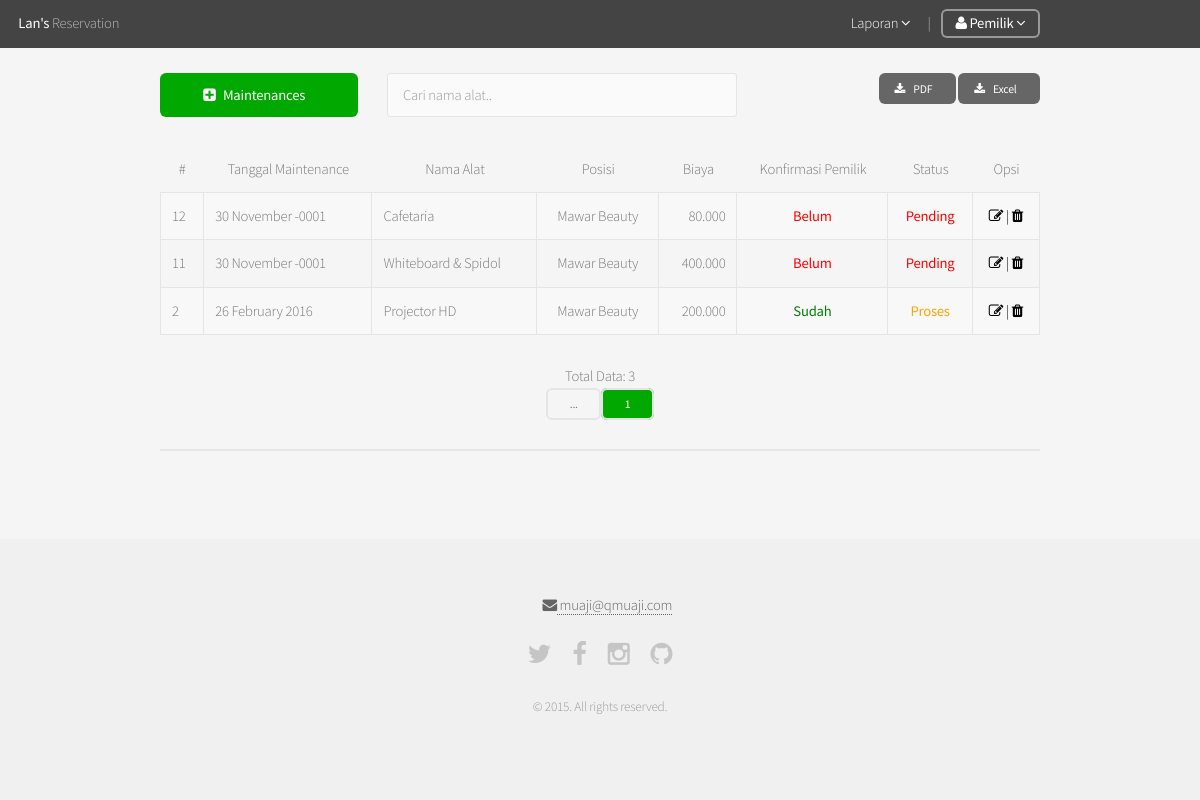
Screenshot of /a_maintenances.php (signed in) with the database file from the repository.
### tables this page shows
CREATE TABLE `equips` (
  `eq_id` int(10) UNSIGNED NOT NULL,
  `studio_id` bigint(20) UNSIGNED NOT NULL,
  `name` char(50) NOT NULL,
  `deskripsi` text NOT NULL,
  `tgl_beli` date NOT NULL,
  `status` enum('Baik','Kurang Baik','Rusak') NOT NULL DEFAULT 'Baik'
);

CREATE TABLE `maintenances` (
  `maint_id` int(10) UNSIGNED NOT NULL,
  `eq_id` int(10) UNSIGNED NOT NULL,
  `tgl_maint` date NOT NULL,
  `biaya_maint` int(11) NOT NULL,
  `konfirm` tinyint(2) NOT NULL DEFAULT '0',
  `status` tinyint(2) UNSIGNED NOT NULL DEFAULT '0',
  `keterangan` text
);

CREATE TABLE `studios` (
  `studio_id` bigint(20) UNSIGNED NOT NULL,
  `name` varchar(50) NOT NULL,
  `price` int(11) NOT NULL,
  `description` text NOT NULL,
  `img` varchar(128) NOT NULL
);

### core/functions/general.php (called while the page is built, shortened)
<?php
function rupiah($angka) {
    return number_format($angka,0,',','.');
}

### a_maintenances.php (the view, shortened to what this page needs)
<?php
include 'includes/_header.php';
$showPage 	= '';
$batas		= 10;
if (isset($_GET['page'])) $noPage = $_GET['page'];
	else $noPage = 1;
$offset=($noPage - 1) * $batas;
if(isset($_POST['cari'])){
  	$cari 		= trim($_POST['cari']);
	$maintData = mysql_query("SELECT maintenances.*, equips.name, maintenances.status, studios.name as sname FROM equips, maintenances, studios WHERE studios.studio_id=equips.studio_id AND equips.eq_id=maintenances.eq_id AND equips.name LIKE '%$cari%'ORDER BY maintenances.tgl_maint");
    $q     	  	= mysql_query("SELECT COUNT(maint_id) from maintenances, equips WHERE maintenances.eq_id=equips.eq_id AND equips.name LIKE '%$cari%'");
	?>		<?php
}else{
	$maintData = mysql_query("SELECT maintenances.*, equips.name, maintenances.status, studios.name as sname FROM equips, maintenances, studios WHERE studios.studio_id=equips.studio_id AND equips.eq_id=maintenances.eq_id ORDER BY maintenances.tgl_maint LIMIT $offset, $batas") or die (mysql_error());
	$q 			= mysql_query("SELECT COUNT(maint_id) from maintenances, equips WHERE maintenances.eq_id=equips.eq_id");
}
?>
<div id="main" style="margin-top:-30px" class="container">
	<div class="row">
		<div class="3u 12u(narrower)">
			<a href="a_maintenanceAdd.php" class="button special fit icon fa-plus-square">Maintenances</a>
		</div>
		<div align="center" class="5u 12u(narrower)">
				<form action="" method="POST">
				  	<input type="text" name="cari" placeholder="Cari nama alat..">
				</form>
		</div>
		<div align="right" class="4u 12u(narrower)">
			<a href="produk_pdf.php" class="button small icon fa-download"> PDF</a>
			<a href="produk_xls.php" class="button small icon fa-download"> Excel</a>
		</div>
	</div>
	<div class="row">
		<table class="alt">
			<thead>
				<tr align="center">
					<td>#</td>
					<td>Tanggal Maintenance</td>
					<td>Nama Alat</td>
					<td>Posisi</td>
					<td>Biaya</td>
					<td>Konfirmasi Pemilik</td>
					<td>Status</td>
					<td>Opsi</td>
				</tr>
			</thead>
			<tbody>
		<?php
		while($row = mysql_fetch_assoc($maintData)){
		?>
			<tr>
				<td><?php echo $row['maint_id'] ?></td>
				<td><?php $row['tgl_maint'] == 0000-00-00 ? $tgl="-" : $tgl=date('d F Y', strtotime($row['tgl_maint'])); echo $tgl ?></td>
				<td><?php $nams = substr($row['name'], 0, 30);
		                  $len  = strlen($nams);
		                  if($len >= 30) echo $nams."...";
		                  else echo $nams;
		             ?>
		        </td>
				<td align="center"><?php echo $row['sname'] ?></td>
				<td align="right"><?php echo Rupiah($row['biaya_maint'])?></td>
				<td align="center"><?php $row['konfirm'] == 1 ? $ket="<b style='color:green'>Sudah</b>" : $ket="<b style='color:red'>Belum</b>"; echo $ket ?></td>
				<td align="center"><?php
										if($row['status'] == 0){
											$status="<b style='color:red'>Pending</b>";
										} else if($row['status'] == 1){
											$status="<b style='color:orange'>Proses</b>";
										} else {
											$status="<b style='color:green'>Selesai</b>";
										}
										echo $status ;
									?>
				</td>
				<td align="center"><a href="a_maintenanceEdit.php?id=<?php echo $row['eq_id'] ?>" class="icon fa-edit"> | <a href="?del=<?php echo $row['maint_id'] ?>" class="icon fa-trash"></td>
			</tr>
		<?php
		}
		?>
			</tbody>
		</table>
		<div align="center" class="12u">
			<?php
		 	$jml 		= mysql_fetch_array($q);
		  	$jmlData	= $jml[0];
		  	$jmlPage	= ceil($jmlData / $batas);
		  	echo "Total Data: ".$jmlData."<br>";
			  for($i=1; $i <= $jmlPage; $i++){
			    if ((($i >= $noPage - $batas) && ($i <= $noPage + $batas)) || ($i == 1)  || $i == $jmlPage){
			      if(($showPage != ($jmlPage - 1)) && ($i == $jmlPage)) echo "<a class='button alt small'>...</a>";
			      if($i==$noPage) echo "<a class='button special alt small'>$i</a>";
			      else echo "<a class='button alt small' href=".$_SERVER['PHP_SELF']."?page=".$i." > ".$i."</a>";
			      $showPage=$i;
			    }
			}
			?>
			<hr>
		</div>
	</div>
</div>
<?php include 'includes/_footer.php' ?>

### rows the page displays
equips: maintenances.maint_id "12", maintenances.tgl_maint "30 November -0001", name "Cafetaria", studio.name "Mawar Beauty", maintenances.biaya_maint "80.000", shows "Pending"
equips: maintenances.maint_id "11", maintenances.tgl_maint "30 November -0001", name "Whiteboard & Spidol", studio.name "Mawar Beauty", maintenances.biaya_maint "400.000", shows "Pending"
equips: maintenances.maint_id "2", maintenances.tgl_maint "26 February 2016", name "Projector HD", studio.name "Mawar Beauty", maintenances.biaya_maint "200.000", shows "Proses"

### other values shown
$jmlData "3"
